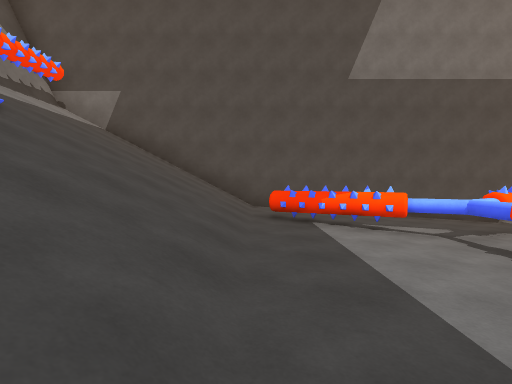
View 1 (above)

18 first-person views from a walk through a Unity game level. The camera is 1.4 m above the floor, tilts 2° down and sees 80° across. The floor is counted in squares, 2 m on a side. Each view is taken from the middle of a square. On the plan, view 1 faces up. The plan holds only what a view shows up to about 10 squares ahead; the rest is blank. The place goes on beyond the plan. The player character is not drawn.

View 2
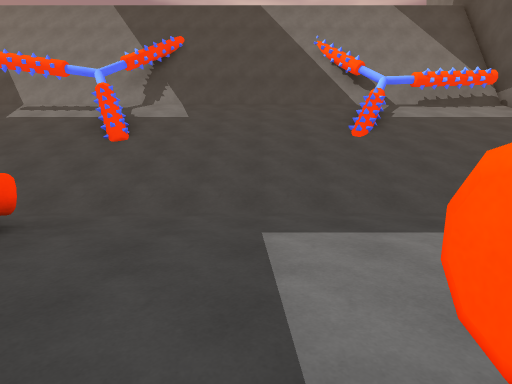

View 3
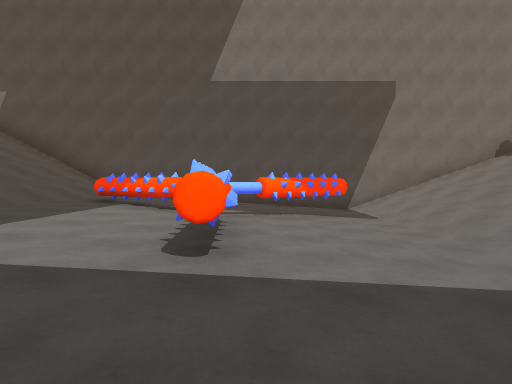

View 4
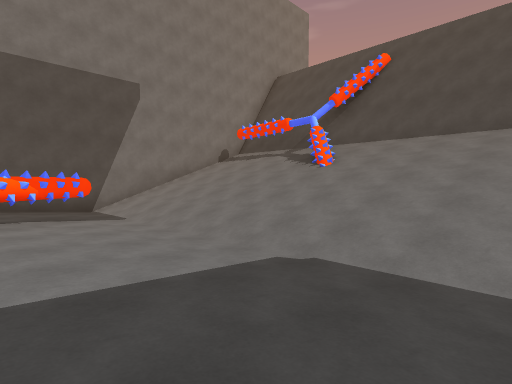

View 5
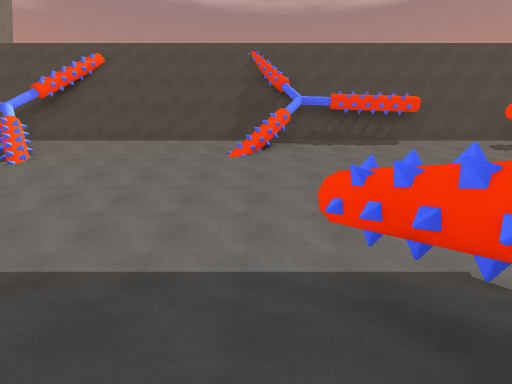

View 6
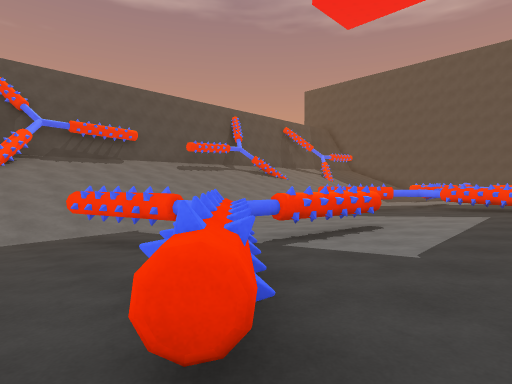

View 7
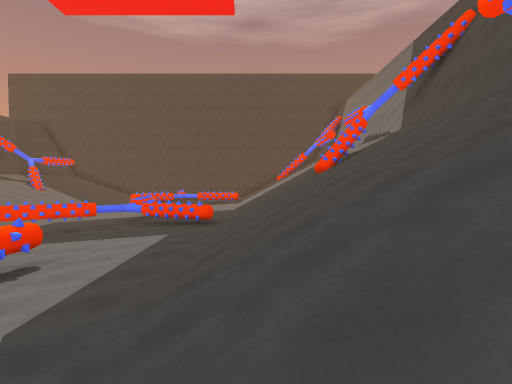

View 8
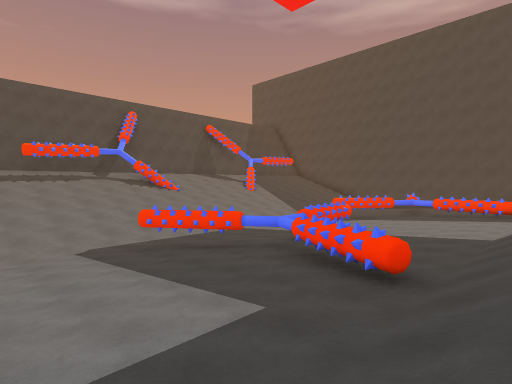

View 9
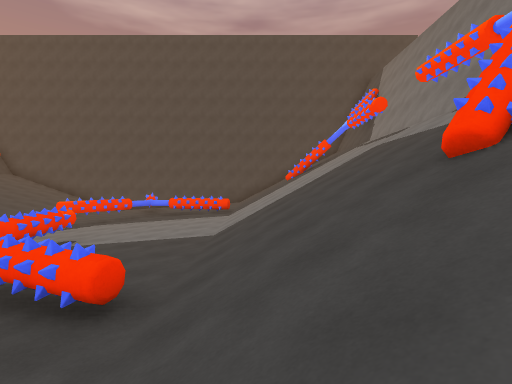

View 10
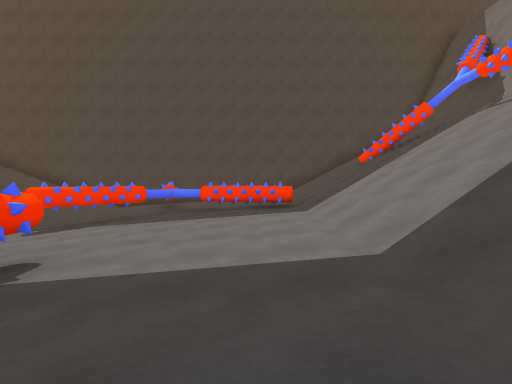

View 11
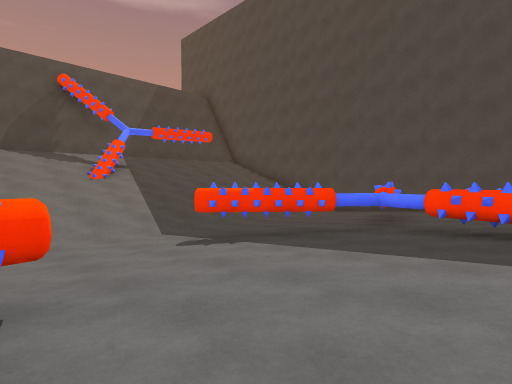

View 12
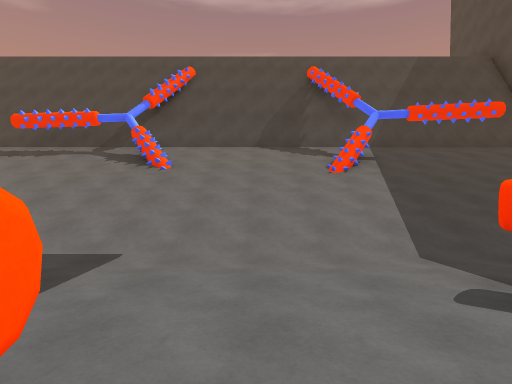

View 13
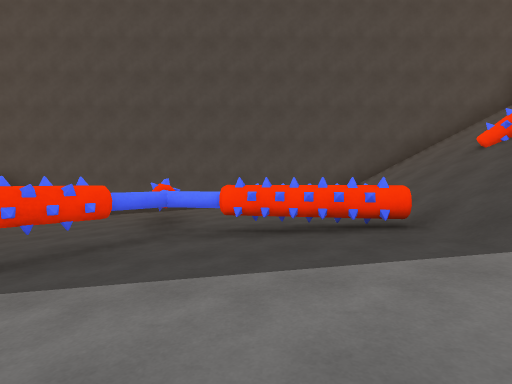

View 14
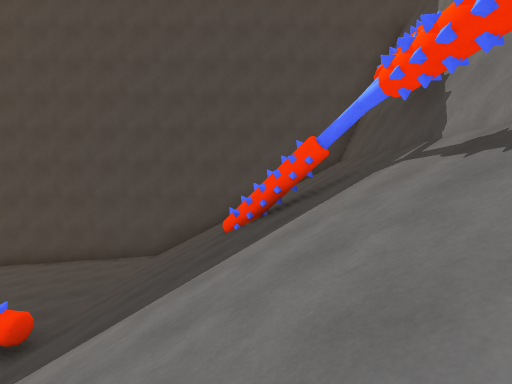

View 15
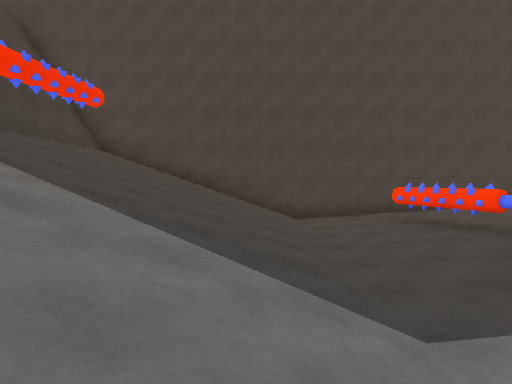

View 16
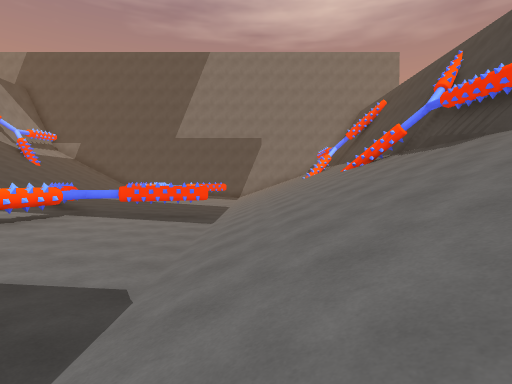

View 17
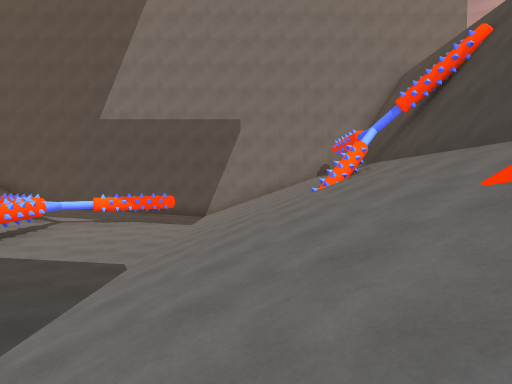

View 18
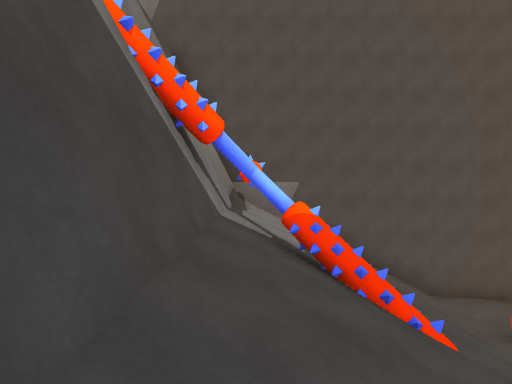

### Floor plan
Key: @ floor where view 1 was taken; # wall or solid block; x gap in a wall; . main floor; : floor 0.25 m higher than the main floor; + floor 0.5 m higher than the main floor; * floor 0.75 m higher than the main floor; / step, stairs or slope; = window, fence, low wall or low ledge; ^ raised ledge; T thing the floor can be seen under or through.
Columns run from 6 left of view 1 to 13 right of it. Each row starts with its distance up from view 1.
  9 ###################
  8 ##////*++::...////
  7 ##////*++::...////
  6 ##////*^#: TT.//// #
  5 ##////*+^^^.../////#
  4 ##^=//*++^#...///###
  3 #/////*++=#.../////#
  2 #/////*++=#.../////#
  1 #/////*++::.../////#
  0 #/////@++::.../////#
 -1 #/////*++::.../////#
 -2 #//#//*^#::...///=##
 -3 #/#///*+^:###./////#
 -4 #/////*++^:.../////#
 -5 #/////*++^:.../////#
 -6 #/////*++^:.../////#
 -7 #/////*++#:.../////#
 -8 #/////*++::.../////#
 -9 #/////*++::...////##
-10 #/////*++::.#.////##
-11 #/##//*=#:##..////##
-12 #/#///*+#^:.../////#
-13   ////*++^:...///###
-14  #////*++x:.../////#
-15 # ////*++#^.../////#
-16 #/////*++::.../////#
-17 #/////*++::.../////#
-18 ##////*++::.../////#
-19 ##////*++:TT..///#/#
-20 #//////=^:^.../////#
-21 #/##//*++^:.../////#
-22 #//#//*++:#.../////#
-23 #/////*++:#.../////#
-24 #/////*++::.../////#
-25 ####################

Where each view was taken, in squares from view 1:
view 1: 0 up, 0 right, facing up
view 2: 1 up, 4 right, facing left
view 3: 1 down, 4 right, facing up
view 4: 1 down, 4 right, facing up-right
view 5: 2 down, 4 right, facing right
view 6: 1 down, 0 right, facing down-right
view 7: 2 down, 1 left, facing down
view 8: 7 down, 1 left, facing down-right
view 9: 8 down, 1 left, facing down
view 10: 12 down, 1 right, facing down
view 11: 15 down, 1 right, facing down-right
view 12: 16 down, 3 right, facing right
view 13: 16 down, 2 right, facing down
view 14: 16 down, 3 left, facing down
view 15: 16 down, 8 right, facing down
view 16: 12 down, 8 right, facing up
view 17: 4 down, 9 right, facing up
view 18: 0 up, 5 left, facing up
